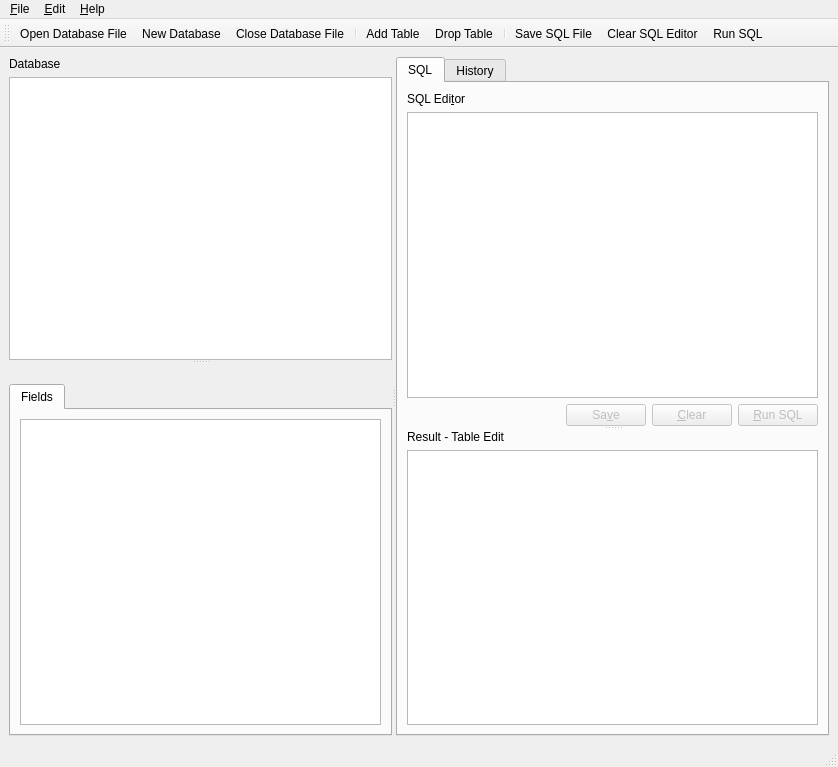
<ui version="4.0" >
 <class>MainWindow</class>
 <widget class="QMainWindow" name="MainWindow" >
  <property name="geometry" >
   <rect>
    <x>0</x>
    <y>0</y>
    <width>838</width>
    <height>767</height>
   </rect>
  </property>
  <property name="windowTitle" >
   <string>3WDG SQLite Admin</string>
  </property>
  <widget class="QWidget" name="centralwidget" >
   <layout class="QGridLayout" >
    <property name="margin" >
     <number>9</number>
    </property>
    <property name="spacing" >
     <number>6</number>
    </property>
    <item row="0" column="0" >
     <widget class="QSplitter" name="mainSplitter" >
      <property name="orientation" >
       <enum>Qt::Horizontal</enum>
      </property>
      <widget class="QSplitter" name="leftSplitter" >
       <property name="sizePolicy" >
        <sizepolicy>
         <hsizetype>7</hsizetype>
         <vsizetype>7</vsizetype>
         <horstretch>0</horstretch>
         <verstretch>1</verstretch>
        </sizepolicy>
       </property>
       <property name="baseSize" >
        <size>
         <width>100</width>
         <height>0</height>
        </size>
       </property>
       <property name="orientation" >
        <enum>Qt::Vertical</enum>
       </property>
       <widget class="QWidget" name="layoutWidget" >
        <layout class="QVBoxLayout" >
         <property name="margin" >
          <number>0</number>
         </property>
         <property name="spacing" >
          <number>6</number>
         </property>
         <item>
          <widget class="QLabel" name="databaseLabel" >
           <property name="baseSize" >
            <size>
             <width>200</width>
             <height>0</height>
            </size>
           </property>
           <property name="text" >
            <string>Database</string>
           </property>
           <property name="textFormat" >
            <enum>Qt::AutoText</enum>
           </property>
          </widget>
         </item>
         <item>
          <widget class="TableListWidget" name="tablesList" >
           <property name="contextMenuPolicy" >
            <enum>Qt::DefaultContextMenu</enum>
           </property>
           <property name="alternatingRowColors" >
            <bool>true</bool>
           </property>
           <property name="selectionBehavior" >
            <enum>QAbstractItemView::SelectRows</enum>
           </property>
           <property name="sortingEnabled" >
            <bool>true</bool>
           </property>
          </widget>
         </item>
        </layout>
       </widget>
       <widget class="QWidget" name="layoutWidget" >
        <layout class="QVBoxLayout" >
         <property name="margin" >
          <number>0</number>
         </property>
         <property name="spacing" >
          <number>6</number>
         </property>
         <item>
          <widget class="QLabel" name="tableLabel" >
           <property name="text" >
            <string/>
           </property>
          </widget>
         </item>
         <item>
          <widget class="QTabWidget" name="tableTabWidget" >
           <property name="sizePolicy" >
            <sizepolicy>
             <hsizetype>7</hsizetype>
             <vsizetype>7</vsizetype>
             <horstretch>0</horstretch>
             <verstretch>0</verstretch>
            </sizepolicy>
           </property>
           <property name="baseSize" >
            <size>
             <width>200</width>
             <height>0</height>
            </size>
           </property>
           <property name="tabPosition" >
            <enum>QTabWidget::North</enum>
           </property>
           <widget class="QWidget" name="fieldTab" >
            <attribute name="title" >
             <string>Fields</string>
            </attribute>
            <layout class="QGridLayout" >
             <property name="margin" >
              <number>9</number>
             </property>
             <property name="spacing" >
              <number>6</number>
             </property>
             <item row="0" column="0" >
              <widget class="QTableView" name="fieldsTableView" >
               <property name="alternatingRowColors" >
                <bool>true</bool>
               </property>
              </widget>
             </item>
            </layout>
           </widget>
          </widget>
         </item>
        </layout>
       </widget>
      </widget>
      <widget class="QTabWidget" name="centalTabWidget" >
       <property name="tabPosition" >
        <enum>QTabWidget::North</enum>
       </property>
       <property name="currentIndex" >
        <number>0</number>
       </property>
       <widget class="QWidget" name="sqlTab" >
        <attribute name="title" >
         <string>SQL</string>
        </attribute>
        <layout class="QGridLayout" >
         <property name="margin" >
          <number>9</number>
         </property>
         <property name="spacing" >
          <number>6</number>
         </property>
         <item row="0" column="0" >
          <widget class="QSplitter" name="rightSplitter" >
           <property name="orientation" >
            <enum>Qt::Vertical</enum>
           </property>
           <widget class="QWidget" name="layoutWidget" >
            <layout class="QVBoxLayout" >
             <property name="margin" >
              <number>0</number>
             </property>
             <property name="spacing" >
              <number>6</number>
             </property>
             <item>
              <widget class="QLabel" name="label_2" >
               <property name="sizePolicy" >
                <sizepolicy>
                 <hsizetype>3</hsizetype>
                 <vsizetype>0</vsizetype>
                 <horstretch>0</horstretch>
                 <verstretch>0</verstretch>
                </sizepolicy>
               </property>
               <property name="text" >
                <string>SQL Edi&amp;tor</string>
               </property>
               <property name="buddy" >
                <cstring>sqlTextEdit</cstring>
               </property>
              </widget>
             </item>
             <item>
              <widget class="QTextEdit" name="sqlTextEdit" >
               <property name="sizePolicy" >
                <sizepolicy>
                 <hsizetype>7</hsizetype>
                 <vsizetype>7</vsizetype>
                 <horstretch>1</horstretch>
                 <verstretch>1</verstretch>
                </sizepolicy>
               </property>
               <property name="minimumSize" >
                <size>
                 <width>0</width>
                 <height>100</height>
                </size>
               </property>
               <property name="maximumSize" >
                <size>
                 <width>16777215</width>
                 <height>16777215</height>
                </size>
               </property>
               <property name="baseSize" >
                <size>
                 <width>0</width>
                 <height>100</height>
                </size>
               </property>
              </widget>
             </item>
             <item>
              <layout class="QHBoxLayout" >
               <property name="margin" >
                <number>0</number>
               </property>
               <property name="spacing" >
                <number>6</number>
               </property>
               <item>
                <spacer>
                 <property name="orientation" >
                  <enum>Qt::Horizontal</enum>
                 </property>
                 <property name="sizeHint" >
                  <size>
                   <width>40</width>
                   <height>20</height>
                  </size>
                 </property>
                </spacer>
               </item>
               <item>
                <widget class="QPushButton" name="saveSqlButton" >
                 <property name="enabled" >
                  <bool>false</bool>
                 </property>
                 <property name="text" >
                  <string>Sa&amp;ve</string>
                 </property>
                </widget>
               </item>
               <item>
                <widget class="QPushButton" name="clearSqlButton" >
                 <property name="enabled" >
                  <bool>false</bool>
                 </property>
                 <property name="text" >
                  <string>&amp;Clear</string>
                 </property>
                </widget>
               </item>
               <item>
                <widget class="QPushButton" name="runSqlButton" >
                 <property name="enabled" >
                  <bool>false</bool>
                 </property>
                 <property name="text" >
                  <string>&amp;Run SQL</string>
                 </property>
                </widget>
               </item>
              </layout>
             </item>
            </layout>
           </widget>
           <widget class="QWidget" name="layoutWidget" >
            <layout class="QVBoxLayout" >
             <property name="margin" >
              <number>0</number>
             </property>
             <property name="spacing" >
              <number>6</number>
             </property>
             <item>
              <widget class="QLabel" name="label_3" >
               <property name="text" >
                <string>Result - Table Edit</string>
               </property>
              </widget>
             </item>
             <item>
              <widget class="QTableView" name="resultTableView" >
               <property name="alternatingRowColors" >
                <bool>true</bool>
               </property>
               <property name="sortingEnabled" >
                <bool>true</bool>
               </property>
              </widget>
             </item>
            </layout>
           </widget>
          </widget>
         </item>
        </layout>
       </widget>
       <widget class="QWidget" name="historyTab" >
        <attribute name="title" >
         <string>History</string>
        </attribute>
        <layout class="QGridLayout" >
         <property name="margin" >
          <number>9</number>
         </property>
         <property name="spacing" >
          <number>6</number>
         </property>
         <item row="0" column="0" >
          <widget class="QListWidget" name="historyList" />
         </item>
         <item row="1" column="0" >
          <layout class="QHBoxLayout" >
           <property name="margin" >
            <number>0</number>
           </property>
           <property name="spacing" >
            <number>6</number>
           </property>
           <item>
            <spacer>
             <property name="orientation" >
              <enum>Qt::Horizontal</enum>
             </property>
             <property name="sizeHint" >
              <size>
               <width>40</width>
               <height>20</height>
              </size>
             </property>
            </spacer>
           </item>
           <item>
            <widget class="QPushButton" name="clearHistoryButton" >
             <property name="enabled" >
              <bool>false</bool>
             </property>
             <property name="text" >
              <string>&amp;Clear</string>
             </property>
            </widget>
           </item>
           <item>
            <widget class="QPushButton" name="saveHistoryButton" >
             <property name="enabled" >
              <bool>false</bool>
             </property>
             <property name="text" >
              <string>&amp;Save</string>
             </property>
            </widget>
           </item>
          </layout>
         </item>
        </layout>
       </widget>
      </widget>
     </widget>
    </item>
   </layout>
  </widget>
  <widget class="QMenuBar" name="menubar" >
   <property name="geometry" >
    <rect>
     <x>0</x>
     <y>0</y>
     <width>838</width>
     <height>28</height>
    </rect>
   </property>
   <widget class="QMenu" name="menu_Help" >
    <property name="title" >
     <string>&amp;Help</string>
    </property>
    <addaction name="action_About" />
   </widget>
   <widget class="QMenu" name="menu_Edit" >
    <property name="title" >
     <string>&amp;Edit</string>
    </property>
    <addaction name="actionAdd_Table" />
    <addaction name="actionDrop_Table" />
   </widget>
   <widget class="QMenu" name="menu_File" >
    <property name="title" >
     <string>&amp;File</string>
    </property>
    <addaction name="action_Open" />
    <addaction name="actionOpen_SQL_File" />
    <addaction name="actionSa_ve_SQL_File" />
    <addaction name="action_New" />
    <addaction name="actionC_lose" />
    <addaction name="separator" />
    <addaction name="action_Quit" />
   </widget>
   <addaction name="menu_File" />
   <addaction name="menu_Edit" />
   <addaction name="menu_Help" />
  </widget>
  <widget class="QStatusBar" name="statusbar" />
  <widget class="QToolBar" name="toolBar" >
   <property name="orientation" >
    <enum>Qt::Horizontal</enum>
   </property>
   <attribute name="toolBarArea" >
    <number>4</number>
   </attribute>
   <addaction name="action_Open" />
   <addaction name="action_New" />
   <addaction name="actionC_lose" />
   <addaction name="separator" />
   <addaction name="actionAdd_Table" />
   <addaction name="actionDrop_Table" />
   <addaction name="separator" />
   <addaction name="actionSa_ve_SQL_File" />
   <addaction name="action_Clear_SQL_Editor" />
   <addaction name="action_Run_SQL" />
  </widget>
  <action name="action_About" >
   <property name="text" >
    <string>&amp;About</string>
   </property>
  </action>
  <action name="action_Open" >
   <property name="icon" >
    <iconset resource="../src/resources/sqliteadmin.qrc" >:/icons/icons/fileopen.png</iconset>
   </property>
   <property name="text" >
    <string>&amp;Open Database File...</string>
   </property>
  </action>
  <action name="actionC_lose" >
   <property name="icon" >
    <iconset resource="../src/resources/sqliteadmin.qrc" >:/icons/icons/fileclose.png</iconset>
   </property>
   <property name="text" >
    <string>C&amp;lose Database File</string>
   </property>
  </action>
  <action name="action_Quit" >
   <property name="text" >
    <string>&amp;Quit</string>
   </property>
  </action>
  <action name="action_New" >
   <property name="icon" >
    <iconset resource="../src/resources/sqliteadmin.qrc" >:/icons/icons/filenew.png</iconset>
   </property>
   <property name="text" >
    <string>&amp;New Database</string>
   </property>
  </action>
  <action name="actionAdd_Table" >
   <property name="icon" >
    <iconset resource="../src/resources/sqliteadmin.qrc" >:/icons/icons/edit_add.png</iconset>
   </property>
   <property name="text" >
    <string>Add Table</string>
   </property>
  </action>
  <action name="actionDrop_Table" >
   <property name="icon" >
    <iconset resource="../src/resources/sqliteadmin.qrc" >:/icons/icons/editdelete.png</iconset>
   </property>
   <property name="text" >
    <string>Drop Table</string>
   </property>
  </action>
  <action name="actionOpen_SQL_File" >
   <property name="text" >
    <string>Open &amp;SQL File...</string>
   </property>
  </action>
  <action name="actionSa_ve_SQL_File" >
   <property name="icon" >
    <iconset resource="../src/resources/sqliteadmin.qrc" >:/icons/icons/filesave.png</iconset>
   </property>
   <property name="text" >
    <string>Sa&amp;ve SQL File</string>
   </property>
  </action>
  <action name="action_Run_SQL" >
   <property name="icon" >
    <iconset resource="../src/resources/sqliteadmin.qrc" >:/icons/slick/run.png</iconset>
   </property>
   <property name="text" >
    <string>&amp;Run SQL</string>
   </property>
  </action>
  <action name="action_Clear_SQL_Editor" >
   <property name="icon" >
    <iconset resource="../src/resources/sqliteadmin.qrc" >:/icons/slick/cleareditor.png</iconset>
   </property>
   <property name="text" >
    <string>&amp;Clear SQL Editor</string>
   </property>
  </action>
 </widget>
 <customwidgets>
  <customwidget>
   <class>TableListWidget</class>
   <extends>QListWidget</extends>
   <header>TableListWidget.h</header>
  </customwidget>
 </customwidgets>
 <resources>
  <include location="../src/resources/sqliteadmin.qrc" />
 </resources>
 <connections>
  <connection>
   <sender>actionC_lose</sender>
   <signal>triggered()</signal>
   <receiver>tablesList</receiver>
   <slot>clear()</slot>
   <hints>
    <hint type="sourcelabel" >
     <x>-1</x>
     <y>-1</y>
    </hint>
    <hint type="destinationlabel" >
     <x>227</x>
     <y>216</y>
    </hint>
   </hints>
  </connection>
  <connection>
   <sender>actionC_lose</sender>
   <signal>triggered()</signal>
   <receiver>fieldsTableView</receiver>
   <slot>reset()</slot>
   <hints>
    <hint type="sourcelabel" >
     <x>-1</x>
     <y>-1</y>
    </hint>
    <hint type="destinationlabel" >
     <x>227</x>
     <y>572</y>
    </hint>
   </hints>
  </connection>
  <connection>
   <sender>actionC_lose</sender>
   <signal>triggered()</signal>
   <receiver>databaseLabel</receiver>
   <slot>clear()</slot>
   <hints>
    <hint type="sourcelabel" >
     <x>-1</x>
     <y>-1</y>
    </hint>
    <hint type="destinationlabel" >
     <x>227</x>
     <y>86</y>
    </hint>
   </hints>
  </connection>
  <connection>
   <sender>actionC_lose</sender>
   <signal>triggered()</signal>
   <receiver>resultTableView</receiver>
   <slot>reset()</slot>
   <hints>
    <hint type="sourcelabel" >
     <x>-1</x>
     <y>-1</y>
    </hint>
    <hint type="destinationlabel" >
     <x>612</x>
     <y>567</y>
    </hint>
   </hints>
  </connection>
  <connection>
   <sender>clearSqlButton</sender>
   <signal>clicked()</signal>
   <receiver>sqlTextEdit</receiver>
   <slot>clear()</slot>
   <hints>
    <hint type="sourcelabel" >
     <x>642</x>
     <y>425</y>
    </hint>
    <hint type="destinationlabel" >
     <x>626</x>
     <y>336</y>
    </hint>
   </hints>
  </connection>
  <connection>
   <sender>saveSqlButton</sender>
   <signal>clicked()</signal>
   <receiver>actionSa_ve_SQL_File</receiver>
   <slot>trigger()</slot>
   <hints>
    <hint type="sourcelabel" >
     <x>561</x>
     <y>422</y>
    </hint>
    <hint type="destinationlabel" >
     <x>-1</x>
     <y>-1</y>
    </hint>
   </hints>
  </connection>
  <connection>
   <sender>clearHistoryButton</sender>
   <signal>clicked()</signal>
   <receiver>historyList</receiver>
   <slot>clear()</slot>
   <hints>
    <hint type="sourcelabel" >
     <x>646</x>
     <y>701</y>
    </hint>
    <hint type="destinationlabel" >
     <x>617</x>
     <y>491</y>
    </hint>
   </hints>
  </connection>
 </connections>
</ui>
